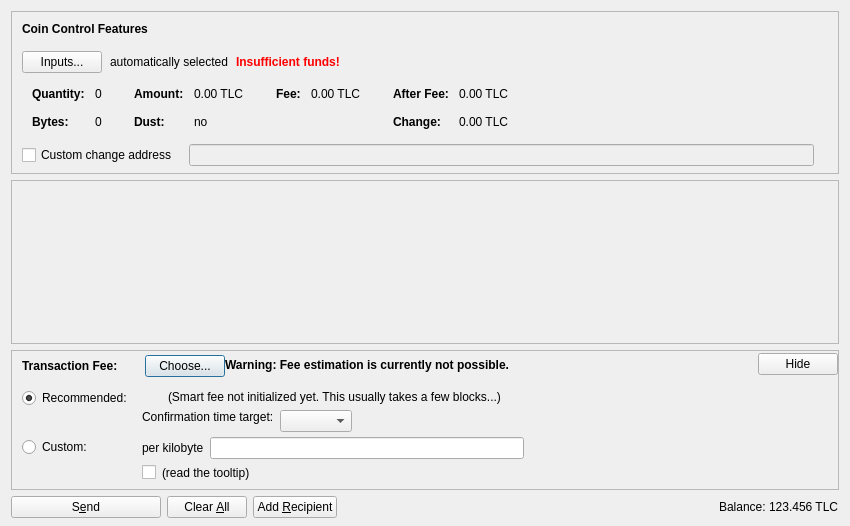
<?xml version="1.0" encoding="UTF-8"?>
<ui version="4.0">
 <class>SendCoinsDialog</class>
 <widget class="QDialog" name="SendCoinsDialog">
  <property name="geometry">
   <rect>
    <x>0</x>
    <y>0</y>
    <width>850</width>
    <height>526</height>
   </rect>
  </property>
  <property name="windowTitle">
   <string>Send Coins</string>
  </property>
  <layout class="QVBoxLayout" name="verticalLayout" stretch="0,1,0,0">
   <property name="bottomMargin">
    <number>8</number>
   </property>
   <item>
    <widget class="QFrame" name="frameCoinControl">
     <property name="sizePolicy">
      <sizepolicy hsizetype="Expanding" vsizetype="Expanding">
       <horstretch>0</horstretch>
       <verstretch>0</verstretch>
      </sizepolicy>
     </property>
     <property name="maximumSize">
      <size>
       <width>16777215</width>
       <height>16777215</height>
      </size>
     </property>
     <property name="frameShape">
      <enum>QFrame::StyledPanel</enum>
     </property>
     <property name="frameShadow">
      <enum>QFrame::Sunken</enum>
     </property>
     <layout class="QVBoxLayout" name="verticalLayoutCoinControl2">
      <property name="spacing">
       <number>0</number>
      </property>
      <property name="leftMargin">
       <number>0</number>
      </property>
      <property name="topMargin">
       <number>0</number>
      </property>
      <property name="rightMargin">
       <number>0</number>
      </property>
      <property name="bottomMargin">
       <number>6</number>
      </property>
      <item>
       <layout class="QVBoxLayout" name="verticalLayoutCoinControl" stretch="0,0,0,0,1">
        <property name="spacing">
         <number>0</number>
        </property>
        <property name="leftMargin">
         <number>10</number>
        </property>
        <property name="topMargin">
         <number>10</number>
        </property>
        <item>
         <layout class="QHBoxLayout" name="horizontalLayoutCoinControl1">
          <property name="bottomMargin">
           <number>15</number>
          </property>
          <item>
           <widget class="QLabel" name="labelCoinControlFeatures">
            <property name="sizePolicy">
             <sizepolicy hsizetype="Preferred" vsizetype="Maximum">
              <horstretch>0</horstretch>
              <verstretch>0</verstretch>
             </sizepolicy>
            </property>
            <property name="font">
             <font>
              <weight>75</weight>
              <bold>true</bold>
             </font>
            </property>
            <property name="styleSheet">
             <string notr="true">font-weight:bold;</string>
            </property>
            <property name="text">
             <string>Coin Control Features</string>
            </property>
           </widget>
          </item>
         </layout>
        </item>
        <item>
         <layout class="QHBoxLayout" name="horizontalLayoutCoinControl2" stretch="0,0,0,0">
          <property name="spacing">
           <number>8</number>
          </property>
          <property name="bottomMargin">
           <number>10</number>
          </property>
          <item>
           <widget class="QPushButton" name="pushButtonCoinControl">
            <property name="styleSheet">
             <string notr="true"/>
            </property>
            <property name="text">
             <string>Inputs...</string>
            </property>
            <property name="autoDefault">
             <bool>false</bool>
            </property>
           </widget>
          </item>
          <item>
           <widget class="QLabel" name="labelCoinControlAutomaticallySelected">
            <property name="text">
             <string>automatically selected</string>
            </property>
            <property name="margin">
             <number>5</number>
            </property>
           </widget>
          </item>
          <item>
           <widget class="QLabel" name="labelCoinControlInsuffFunds">
            <property name="font">
             <font>
              <weight>75</weight>
              <bold>true</bold>
             </font>
            </property>
            <property name="styleSheet">
             <string notr="true">color:red;font-weight:bold;</string>
            </property>
            <property name="text">
             <string>Insufficient funds!</string>
            </property>
            <property name="margin">
             <number>5</number>
            </property>
           </widget>
          </item>
          <item>
           <spacer name="horizontalSpacerCoinControl">
            <property name="orientation">
             <enum>Qt::Horizontal</enum>
            </property>
            <property name="sizeHint" stdset="0">
             <size>
              <width>40</width>
              <height>1</height>
             </size>
            </property>
           </spacer>
          </item>
         </layout>
        </item>
        <item>
         <widget class="QWidget" name="widgetCoinControl" native="true">
          <property name="sizePolicy">
           <sizepolicy hsizetype="Preferred" vsizetype="Preferred">
            <horstretch>0</horstretch>
            <verstretch>0</verstretch>
           </sizepolicy>
          </property>
          <property name="minimumSize">
           <size>
            <width>0</width>
            <height>0</height>
           </size>
          </property>
          <property name="styleSheet">
           <string notr="true"/>
          </property>
          <layout class="QHBoxLayout" name="horizontalLayoutCoinControl5">
           <property name="leftMargin">
            <number>0</number>
           </property>
           <property name="topMargin">
            <number>0</number>
           </property>
           <property name="rightMargin">
            <number>0</number>
           </property>
           <property name="bottomMargin">
            <number>0</number>
           </property>
           <item>
            <layout class="QHBoxLayout" name="horizontalLayoutCoinControl3" stretch="0,0,0,1">
             <property name="spacing">
              <number>20</number>
             </property>
             <property name="topMargin">
              <number>0</number>
             </property>
             <property name="bottomMargin">
              <number>10</number>
             </property>
             <item>
              <layout class="QFormLayout" name="formLayoutCoinControl1">
               <property name="horizontalSpacing">
                <number>10</number>
               </property>
               <property name="verticalSpacing">
                <number>14</number>
               </property>
               <property name="leftMargin">
                <number>10</number>
               </property>
               <property name="topMargin">
                <number>4</number>
               </property>
               <property name="rightMargin">
                <number>6</number>
               </property>
               <item row="0" column="0">
                <widget class="QLabel" name="labelCoinControlQuantityText">
                 <property name="font">
                  <font>
                   <weight>75</weight>
                   <bold>true</bold>
                  </font>
                 </property>
                 <property name="text">
                  <string>Quantity:</string>
                 </property>
                 <property name="margin">
                  <number>0</number>
                 </property>
                </widget>
               </item>
               <item row="0" column="1">
                <widget class="QLabel" name="labelCoinControlQuantity">
                 <property name="cursor">
                  <cursorShape>IBeamCursor</cursorShape>
                 </property>
                 <property name="contextMenuPolicy">
                  <enum>Qt::ActionsContextMenu</enum>
                 </property>
                 <property name="text">
                  <string notr="true">0</string>
                 </property>
                 <property name="margin">
                  <number>0</number>
                 </property>
                 <property name="textInteractionFlags">
                  <set>Qt::LinksAccessibleByMouse|Qt::TextSelectableByKeyboard|Qt::TextSelectableByMouse</set>
                 </property>
                </widget>
               </item>
               <item row="1" column="0">
                <widget class="QLabel" name="labelCoinControlBytesText">
                 <property name="font">
                  <font>
                   <weight>75</weight>
                   <bold>true</bold>
                  </font>
                 </property>
                 <property name="text">
                  <string>Bytes:</string>
                 </property>
                </widget>
               </item>
               <item row="1" column="1">
                <widget class="QLabel" name="labelCoinControlBytes">
                 <property name="cursor">
                  <cursorShape>IBeamCursor</cursorShape>
                 </property>
                 <property name="contextMenuPolicy">
                  <enum>Qt::ActionsContextMenu</enum>
                 </property>
                 <property name="text">
                  <string notr="true">0</string>
                 </property>
                 <property name="textInteractionFlags">
                  <set>Qt::LinksAccessibleByMouse|Qt::TextSelectableByKeyboard|Qt::TextSelectableByMouse</set>
                 </property>
                </widget>
               </item>
              </layout>
             </item>
             <item>
              <layout class="QFormLayout" name="formLayoutCoinControl2">
               <property name="horizontalSpacing">
                <number>10</number>
               </property>
               <property name="verticalSpacing">
                <number>14</number>
               </property>
               <property name="leftMargin">
                <number>6</number>
               </property>
               <property name="topMargin">
                <number>4</number>
               </property>
               <property name="rightMargin">
                <number>6</number>
               </property>
               <item row="0" column="0">
                <widget class="QLabel" name="labelCoinControlAmountText">
                 <property name="font">
                  <font>
                   <weight>75</weight>
                   <bold>true</bold>
                  </font>
                 </property>
                 <property name="text">
                  <string>Amount:</string>
                 </property>
                 <property name="margin">
                  <number>0</number>
                 </property>
                </widget>
               </item>
               <item row="0" column="1">
                <widget class="QLabel" name="labelCoinControlAmount">
                 <property name="cursor">
                  <cursorShape>IBeamCursor</cursorShape>
                 </property>
                 <property name="contextMenuPolicy">
                  <enum>Qt::ActionsContextMenu</enum>
                 </property>
                 <property name="text">
                  <string notr="true">0.00 TLC</string>
                 </property>
                 <property name="textInteractionFlags">
                  <set>Qt::LinksAccessibleByMouse|Qt::TextSelectableByKeyboard|Qt::TextSelectableByMouse</set>
                 </property>
                </widget>
               </item>
               <item row="1" column="0">
                <widget class="QLabel" name="labelCoinControlLowOutputText">
                 <property name="font">
                  <font>
                   <weight>75</weight>
                   <bold>true</bold>
                  </font>
                 </property>
                 <property name="text">
                  <string>Dust:</string>
                 </property>
                </widget>
               </item>
               <item row="1" column="1">
                <widget class="QLabel" name="labelCoinControlLowOutput">
                 <property name="cursor">
                  <cursorShape>IBeamCursor</cursorShape>
                 </property>
                 <property name="contextMenuPolicy">
                  <enum>Qt::ActionsContextMenu</enum>
                 </property>
                 <property name="text">
                  <string notr="true">no</string>
                 </property>
                 <property name="textInteractionFlags">
                  <set>Qt::LinksAccessibleByMouse|Qt::TextSelectableByKeyboard|Qt::TextSelectableByMouse</set>
                 </property>
                </widget>
               </item>
              </layout>
             </item>
             <item>
              <layout class="QFormLayout" name="formLayoutCoinControl3">
               <property name="horizontalSpacing">
                <number>10</number>
               </property>
               <property name="verticalSpacing">
                <number>14</number>
               </property>
               <property name="leftMargin">
                <number>6</number>
               </property>
               <property name="topMargin">
                <number>4</number>
               </property>
               <property name="rightMargin">
                <number>6</number>
               </property>
               <item row="0" column="0">
                <widget class="QLabel" name="labelCoinControlFeeText">
                 <property name="font">
                  <font>
                   <weight>75</weight>
                   <bold>true</bold>
                  </font>
                 </property>
                 <property name="text">
                  <string>Fee:</string>
                 </property>
                 <property name="margin">
                  <number>0</number>
                 </property>
                </widget>
               </item>
               <item row="0" column="1">
                <widget class="QLabel" name="labelCoinControlFee">
                 <property name="cursor">
                  <cursorShape>IBeamCursor</cursorShape>
                 </property>
                 <property name="contextMenuPolicy">
                  <enum>Qt::ActionsContextMenu</enum>
                 </property>
                 <property name="text">
                  <string notr="true">0.00 TLC</string>
                 </property>
                 <property name="textInteractionFlags">
                  <set>Qt::LinksAccessibleByMouse|Qt::TextSelectableByKeyboard|Qt::TextSelectableByMouse</set>
                 </property>
                </widget>
               </item>
              </layout>
             </item>
             <item>
              <layout class="QFormLayout" name="formLayoutCoinControl4">
               <property name="horizontalSpacing">
                <number>10</number>
               </property>
               <property name="verticalSpacing">
                <number>14</number>
               </property>
               <property name="leftMargin">
                <number>6</number>
               </property>
               <property name="topMargin">
                <number>4</number>
               </property>
               <property name="rightMargin">
                <number>6</number>
               </property>
               <item row="0" column="0">
                <widget class="QLabel" name="labelCoinControlAfterFeeText">
                 <property name="font">
                  <font>
                   <weight>75</weight>
                   <bold>true</bold>
                  </font>
                 </property>
                 <property name="text">
                  <string>After Fee:</string>
                 </property>
                 <property name="margin">
                  <number>0</number>
                 </property>
                </widget>
               </item>
               <item row="0" column="1">
                <widget class="QLabel" name="labelCoinControlAfterFee">
                 <property name="cursor">
                  <cursorShape>IBeamCursor</cursorShape>
                 </property>
                 <property name="contextMenuPolicy">
                  <enum>Qt::ActionsContextMenu</enum>
                 </property>
                 <property name="text">
                  <string notr="true">0.00 TLC</string>
                 </property>
                 <property name="textInteractionFlags">
                  <set>Qt::LinksAccessibleByMouse|Qt::TextSelectableByKeyboard|Qt::TextSelectableByMouse</set>
                 </property>
                </widget>
               </item>
               <item row="1" column="0">
                <widget class="QLabel" name="labelCoinControlChangeText">
                 <property name="font">
                  <font>
                   <weight>75</weight>
                   <bold>true</bold>
                  </font>
                 </property>
                 <property name="text">
                  <string>Change:</string>
                 </property>
                </widget>
               </item>
               <item row="1" column="1">
                <widget class="QLabel" name="labelCoinControlChange">
                 <property name="cursor">
                  <cursorShape>IBeamCursor</cursorShape>
                 </property>
                 <property name="contextMenuPolicy">
                  <enum>Qt::ActionsContextMenu</enum>
                 </property>
                 <property name="text">
                  <string notr="true">0.00 TLC</string>
                 </property>
                 <property name="textInteractionFlags">
                  <set>Qt::LinksAccessibleByMouse|Qt::TextSelectableByKeyboard|Qt::TextSelectableByMouse</set>
                 </property>
                </widget>
               </item>
              </layout>
             </item>
            </layout>
           </item>
          </layout>
         </widget>
        </item>
        <item>
         <layout class="QHBoxLayout" name="horizontalLayoutCoinControl4" stretch="0,0,0">
          <property name="spacing">
           <number>12</number>
          </property>
          <property name="sizeConstraint">
           <enum>QLayout::SetDefaultConstraint</enum>
          </property>
          <property name="topMargin">
           <number>5</number>
          </property>
          <property name="rightMargin">
           <number>5</number>
          </property>
          <item>
           <widget class="QCheckBox" name="checkBoxCoinControlChange">
            <property name="toolTip">
             <string>If this is activated, but the change address is empty or invalid, change will be sent to a newly generated address.</string>
            </property>
            <property name="text">
             <string>Custom change address</string>
            </property>
           </widget>
          </item>
          <item>
           <widget class="QValidatedLineEdit" name="lineEditCoinControlChange">
            <property name="enabled">
             <bool>false</bool>
            </property>
            <property name="sizePolicy">
             <sizepolicy hsizetype="Expanding" vsizetype="Fixed">
              <horstretch>0</horstretch>
              <verstretch>0</verstretch>
             </sizepolicy>
            </property>
           </widget>
          </item>
          <item>
           <widget class="QLabel" name="labelCoinControlChangeLabel">
            <property name="sizePolicy">
             <sizepolicy hsizetype="Preferred" vsizetype="Expanding">
              <horstretch>0</horstretch>
              <verstretch>0</verstretch>
             </sizepolicy>
            </property>
            <property name="minimumSize">
             <size>
              <width>0</width>
              <height>0</height>
             </size>
            </property>
            <property name="text">
             <string/>
            </property>
            <property name="margin">
             <number>3</number>
            </property>
           </widget>
          </item>
         </layout>
        </item>
        <item>
         <spacer name="verticalSpacerCoinControl">
          <property name="orientation">
           <enum>Qt::Vertical</enum>
          </property>
          <property name="sizeHint" stdset="0">
           <size>
            <width>800</width>
            <height>1</height>
           </size>
          </property>
         </spacer>
        </item>
       </layout>
      </item>
     </layout>
    </widget>
   </item>
   <item>
    <widget class="QScrollArea" name="scrollArea">
     <property name="widgetResizable">
      <bool>true</bool>
     </property>
     <widget class="QWidget" name="scrollAreaWidgetContents">
      <property name="geometry">
       <rect>
        <x>0</x>
        <y>0</y>
        <width>830</width>
        <height>104</height>
       </rect>
      </property>
      <layout class="QVBoxLayout" name="verticalLayout_2" stretch="0,1">
       <property name="leftMargin">
        <number>0</number>
       </property>
       <property name="topMargin">
        <number>0</number>
       </property>
       <property name="rightMargin">
        <number>0</number>
       </property>
       <property name="bottomMargin">
        <number>0</number>
       </property>
       <item>
        <layout class="QVBoxLayout" name="entries">
         <property name="spacing">
          <number>6</number>
         </property>
        </layout>
       </item>
       <item>
        <spacer name="verticalSpacer">
         <property name="orientation">
          <enum>Qt::Vertical</enum>
         </property>
         <property name="sizeHint" stdset="0">
          <size>
           <width>20</width>
           <height>40</height>
          </size>
         </property>
        </spacer>
       </item>
      </layout>
     </widget>
    </widget>
   </item>
   <item>
    <widget class="QFrame" name="frameFee">
     <property name="sizePolicy">
      <sizepolicy hsizetype="Expanding" vsizetype="Expanding">
       <horstretch>0</horstretch>
       <verstretch>0</verstretch>
      </sizepolicy>
     </property>
     <property name="maximumSize">
      <size>
       <width>16777215</width>
       <height>16777215</height>
      </size>
     </property>
     <property name="frameShape">
      <enum>QFrame::StyledPanel</enum>
     </property>
     <property name="frameShadow">
      <enum>QFrame::Sunken</enum>
     </property>
     <layout class="QVBoxLayout" name="verticalLayoutFee1">
      <property name="spacing">
       <number>0</number>
      </property>
      <property name="leftMargin">
       <number>0</number>
      </property>
      <property name="topMargin">
       <number>0</number>
      </property>
      <property name="rightMargin">
       <number>0</number>
      </property>
      <property name="bottomMargin">
       <number>0</number>
      </property>
      <item>
       <layout class="QVBoxLayout" name="verticalLayoutFee2" stretch="0,0,0">
        <property name="spacing">
         <number>0</number>
        </property>
        <property name="leftMargin">
         <number>10</number>
        </property>
        <property name="topMargin">
         <number>0</number>
        </property>
        <item>
         <layout class="QHBoxLayout" name="horizontalLayoutFee1">
          <property name="bottomMargin">
           <number>0</number>
          </property>
          <item>
           <layout class="QVBoxLayout" name="verticalLayoutFee7">
            <property name="spacing">
             <number>0</number>
            </property>
            <item>
             <spacer name="verticalSpacerSmartFee">
              <property name="orientation">
               <enum>Qt::Vertical</enum>
              </property>
              <property name="sizeType">
               <enum>QSizePolicy::Fixed</enum>
              </property>
              <property name="sizeHint" stdset="0">
               <size>
                <width>1</width>
                <height>4</height>
               </size>
              </property>
             </spacer>
            </item>
            <item>
             <layout class="QHBoxLayout" name="horizontalLayoutSmartFee">
              <property name="spacing">
               <number>10</number>
              </property>
              <item>
               <widget class="QLabel" name="labelFeeHeadline">
                <property name="sizePolicy">
                 <sizepolicy hsizetype="Preferred" vsizetype="Maximum">
                  <horstretch>0</horstretch>
                  <verstretch>0</verstretch>
                 </sizepolicy>
                </property>
                <property name="font">
                 <font>
                  <weight>75</weight>
                  <bold>true</bold>
                 </font>
                </property>
                <property name="styleSheet">
                 <string notr="true">font-weight:bold;</string>
                </property>
                <property name="text">
                 <string>Transaction Fee:</string>
                </property>
               </widget>
              </item>
              <item>
               <widget class="QLabel" name="labelFeeMinimized">
                <property name="text">
                 <string/>
                </property>
               </widget>
              </item>
              <item>
               <widget class="QPushButton" name="buttonChooseFee">
                <property name="text">
                 <string>Choose...</string>
                </property>
               </widget>
              </item>
             </layout>
            </item>
            <item>
             <spacer name="verticalSpacer_5">
              <property name="orientation">
               <enum>Qt::Vertical</enum>
              </property>
              <property name="sizeHint" stdset="0">
               <size>
                <width>1</width>
                <height>1</height>
               </size>
              </property>
             </spacer>
            </item>
           </layout>
          </item>
          <item>
           <widget class="QLabel" name="fallbackFeeWarningLabel">
            <property name="toolTip">
             <string>Using the fallbackfee can result in sending a transaction that will take several hours or days (or never) to confirm. Consider choosing your fee manually or wait until you have validated the complete chain.</string>
            </property>
            <property name="font">
            <font>
                <weight>75</weight>
                <bold>true</bold>
            </font>
            </property>
            <property name="text">
             <string>Warning: Fee estimation is currently not possible.</string>
            </property>
            <property name="wordWrap">
             <bool>false</bool>
            </property>
           </widget>
          </item>
          <item>
           <spacer name="horizontalSpacer_4">
            <property name="orientation">
             <enum>Qt::Horizontal</enum>
            </property>
            <property name="sizeType">
             <enum>QSizePolicy::MinimumExpanding</enum>
            </property>
            <property name="sizeHint" stdset="0">
             <size>
              <width>40</width>
              <height>20</height>
             </size>
            </property>
           </spacer>
          </item>
          <item>
           <widget class="QPushButton" name="buttonMinimizeFee">
            <property name="toolTip">
             <string>collapse fee-settings</string>
            </property>
            <property name="text">
             <string>Hide</string>
            </property>
           </widget>
          </item>
         </layout>
        </item>
        <item>
         <widget class="QFrame" name="frameFeeSelection">
          <layout class="QVBoxLayout" name="verticalLayoutFee12">
           <property name="spacing">
            <number>0</number>
           </property>
           <property name="leftMargin">
            <number>0</number>
           </property>
           <property name="topMargin">
            <number>0</number>
           </property>
           <property name="rightMargin">
            <number>0</number>
           </property>
           <property name="bottomMargin">
            <number>0</number>
           </property>
           <item>
            <layout class="QGridLayout" name="gridLayoutFee">
             <property name="topMargin">
              <number>10</number>
             </property>
             <property name="bottomMargin">
              <number>4</number>
             </property>
             <property name="horizontalSpacing">
              <number>10</number>
             </property>
             <property name="verticalSpacing">
              <number>4</number>
             </property>
             <item row="1" column="1">
              <layout class="QVBoxLayout" name="verticalLayoutFee8">
               <property name="spacing">
                <number>6</number>
               </property>
               <item>
                <layout class="QHBoxLayout" name="horizontalLayoutFee13">
                 <item>
                  <widget class="QLabel" name="labelCustomPerKilobyte">
                   <property name="toolTip">
                    <string>If the custom fee is set to 1000 satoshis and the transaction is only 250 bytes, then &quot;per kilobyte&quot; only pays 250 satoshis in fee, while &quot;total at least&quot; pays 1000 satoshis. For transactions bigger than a kilobyte both pay by kilobyte.</string>
                   </property>
                   <property name="text">
                    <string>per kilobyte</string>
                   </property>
                  </widget>
                 </item>
                 <item>
                  <widget class="BitcoinAmountField" name="customFee"/>
                 </item>
                 <item>
                  <spacer name="horizontalSpacer_6">
                   <property name="orientation">
                    <enum>Qt::Horizontal</enum>
                   </property>
                   <property name="sizeHint" stdset="0">
                    <size>
                     <width>1</width>
                     <height>1</height>
                    </size>
                   </property>
                  </spacer>
                 </item>
                </layout>
               </item>
               <item>
                <layout class="QHBoxLayout" name="horizontalLayoutFee8">
                 <item>
                  <widget class="QCheckBox" name="checkBoxMinimumFee">
                   <property name="toolTip">
                    <string>Paying only the minimum fee is just fine as long as there is less transaction volume than space in the blocks. But be aware that this can end up in a never confirming transaction once there is more demand for tubaclecoin transactions than the network can process.</string>
                   </property>
                   <property name="text">
                    <string/>
                   </property>
                  </widget>
                 </item>
                 <item>
                  <widget class="QLabel" name="labelMinFeeWarning">
                   <property name="enabled">
                    <bool>true</bool>
                   </property>
                   <property name="toolTip">
                    <string>Paying only the minimum fee is just fine as long as there is less transaction volume than space in the blocks. But be aware that this can end up in a never confirming transaction once there is more demand for tubaclecoin transactions than the network can process.</string>
                   </property>
                   <property name="text">
                    <string>(read the tooltip)</string>
                   </property>
                   <property name="margin">
                    <number>5</number>
                   </property>
                  </widget>
                 </item>
                 <item>
                  <spacer name="horizontalSpacer_2">
                   <property name="orientation">
                    <enum>Qt::Horizontal</enum>
                   </property>
                   <property name="sizeHint" stdset="0">
                    <size>
                     <width>1</width>
                     <height>1</height>
                    </size>
                   </property>
                  </spacer>
                 </item>
                </layout>
               </item>
              </layout>
             </item>
             <item row="0" column="0">
              <layout class="QVBoxLayout" name="verticalLayoutFee4" stretch="0,1">
               <item>
                <widget class="QRadioButton" name="radioSmartFee">
                 <property name="text">
                  <string>Recommended:</string>
                 </property>
                 <property name="checked">
                  <bool>true</bool>
                 </property>
                 <attribute name="buttonGroup">
                  <string notr="true">groupFee</string>
                 </attribute>
                </widget>
               </item>
               <item>
                <spacer name="verticalSpacer_2">
                 <property name="orientation">
                  <enum>Qt::Vertical</enum>
                 </property>
                 <property name="sizeHint" stdset="0">
                  <size>
                   <width>1</width>
                   <height>1</height>
                  </size>
                 </property>
                </spacer>
               </item>
              </layout>
             </item>
             <item row="1" column="0">
              <layout class="QVBoxLayout" name="verticalLayoutFee9" stretch="0,1">
               <item>
                <widget class="QRadioButton" name="radioCustomFee">
                 <property name="text">
                  <string>Custom:</string>
                 </property>
                 <attribute name="buttonGroup">
                  <string notr="true">groupFee</string>
                 </attribute>
                </widget>
               </item>
               <item>
                <spacer name="verticalSpacer_6">
                 <property name="orientation">
                  <enum>Qt::Vertical</enum>
                 </property>
                 <property name="sizeHint" stdset="0">
                  <size>
                   <width>1</width>
                   <height>1</height>
                  </size>
                 </property>
                </spacer>
               </item>
              </layout>
             </item>
             <item row="0" column="1">
              <layout class="QVBoxLayout" name="verticalLayoutFee3" stretch="0,0,1">
               <property name="spacing">
                <number>6</number>
               </property>
               <property name="topMargin">
                <number>2</number>
               </property>
               <item>
                <layout class="QHBoxLayout" name="horizontalLayoutFee12">
                 <item>
                  <widget class="QLabel" name="labelSmartFee">
                   <property name="text">
                    <string/>
                   </property>
                   <property name="margin">
                    <number>2</number>
                   </property>
                  </widget>
                 </item>
                 <item>
                  <widget class="QLabel" name="labelFeeEstimation">
                   <property name="text">
                    <string/>
                   </property>
                  </widget>
                 </item>
                 <item>
                  <widget class="QLabel" name="labelSmartFee2">
                   <property name="text">
                    <string>(Smart fee not initialized yet. This usually takes a few blocks...)</string>
                   </property>
                   <property name="margin">
                    <number>2</number>
                   </property>
                  </widget>
                 </item>
                 <item>
                  <spacer name="horizontalSpacer_5">
                   <property name="orientation">
                    <enum>Qt::Horizontal</enum>
                   </property>
                   <property name="sizeHint" stdset="0">
                    <size>
                     <width>1</width>
                     <height>1</height>
                    </size>
                   </property>
                  </spacer>
                 </item>
                </layout>
               </item>
               <item>
                <layout class="QHBoxLayout" name="horizontalLayoutFee9">
                 <item>
                  <layout class="QVBoxLayout" name="verticalLayoutFee6">
                   <item>
                    <widget class="QLabel" name="labelSmartFee3">
                     <property name="text">
                      <string>Confirmation time target:</string>
                     </property>
                     <property name="margin">
                      <number>2</number>
                     </property>
                    </widget>
                   </item>
                   <item>
                    <spacer name="verticalSpacer_3">
                     <property name="orientation">
                      <enum>Qt::Vertical</enum>
                     </property>
                     <property name="sizeHint" stdset="0">
                      <size>
                       <width>1</width>
                       <height>1</height>
                      </size>
                     </property>
                    </spacer>
                   </item>
                  </layout>
                 </item>
                 <item>
                  <layout class="QVBoxLayout" name="verticalLayoutFee5">
                   <property name="rightMargin">
                    <number>30</number>
                   </property>
                   <item>
                    <layout class="QHBoxLayout" name="horizontalLayoutConfTarget">
                     <property name="bottomMargin">
                      <number>0</number>
                     </property>
                     <item>
                      <widget class="QComboBox" name="confTargetSelector"/>
                     </item>
                     <item>
                      <spacer name="horizontalSpacerConfTarget">
                       <property name="orientation">
                        <enum>Qt::Horizontal</enum>
                       </property>
                       <property name="sizeHint" stdset="0">
                        <size>
                         <width>40</width>
                         <height>20</height>
                        </size>
                       </property>
                      </spacer>
                     </item>
                    </layout>
                   </item>
                  </layout>
                 </item>
                </layout>
               </item>
               <item>
                <spacer name="verticalSpacer_4">
                 <property name="orientation">
                  <enum>Qt::Vertical</enum>
                 </property>
                 <property name="sizeHint" stdset="0">
                  <size>
                   <width>1</width>
                   <height>1</height>
                  </size>
                 </property>
                </spacer>
               </item>
              </layout>
             </item>
            </layout>
           </item>
          </layout>
         </widget>
        </item>
        <item>
         <spacer name="verticalSpacerFee">
          <property name="orientation">
           <enum>Qt::Vertical</enum>
          </property>
          <property name="sizeHint" stdset="0">
           <size>
            <width>40</width>
            <height>5</height>
           </size>
          </property>
         </spacer>
        </item>
       </layout>
      </item>
     </layout>
    </widget>
   </item>
   <item>
    <layout class="QHBoxLayout" name="horizontalLayout">
     <item>
      <widget class="QPushButton" name="sendButton">
       <property name="minimumSize">
        <size>
         <width>150</width>
         <height>0</height>
        </size>
       </property>
       <property name="toolTip">
        <string>Confirm the send action</string>
       </property>
       <property name="text">
        <string>S&amp;end</string>
       </property>
       <property name="icon">
        <iconset resource="../bitcoin.qrc">
         <normaloff>:/icons/send</normaloff>:/icons/send</iconset>
       </property>
       <property name="autoDefault">
        <bool>false</bool>
       </property>
       <property name="default">
        <bool>false</bool>
       </property>
      </widget>
     </item>
     <item>
      <widget class="QPushButton" name="clearButton">
       <property name="sizePolicy">
        <sizepolicy hsizetype="Minimum" vsizetype="Fixed">
         <horstretch>0</horstretch>
         <verstretch>0</verstretch>
        </sizepolicy>
       </property>
       <property name="toolTip">
        <string>Clear all fields of the form.</string>
       </property>
       <property name="text">
        <string>Clear &amp;All</string>
       </property>
       <property name="icon">
        <iconset resource="../bitcoin.qrc">
         <normaloff>:/icons/remove</normaloff>:/icons/remove</iconset>
       </property>
       <property name="autoDefault">
        <bool>false</bool>
       </property>
      </widget>
     </item>
     <item>
      <widget class="QPushButton" name="addButton">
       <property name="toolTip">
        <string>Send to multiple recipients at once</string>
       </property>
       <property name="text">
        <string>Add &amp;Recipient</string>
       </property>
       <property name="icon">
        <iconset resource="../bitcoin.qrc">
         <normaloff>:/icons/add</normaloff>:/icons/add</iconset>
       </property>
       <property name="autoDefault">
        <bool>false</bool>
       </property>
      </widget>
     </item>
     <item>
      <spacer name="horizontalSpacer">
       <property name="orientation">
        <enum>Qt::Horizontal</enum>
       </property>
       <property name="sizeHint" stdset="0">
        <size>
         <width>40</width>
         <height>20</height>
        </size>
       </property>
      </spacer>
     </item>
     <item>
      <layout class="QHBoxLayout" name="horizontalLayout_2">
       <property name="spacing">
        <number>3</number>
       </property>
       <item>
        <widget class="QLabel" name="label">
         <property name="sizePolicy">
          <sizepolicy hsizetype="Preferred" vsizetype="Fixed">
           <horstretch>0</horstretch>
           <verstretch>0</verstretch>
          </sizepolicy>
         </property>
         <property name="text">
          <string>Balance:</string>
         </property>
        </widget>
       </item>
       <item>
        <widget class="QLabel" name="labelBalance">
         <property name="sizePolicy">
          <sizepolicy hsizetype="Preferred" vsizetype="Fixed">
           <horstretch>0</horstretch>
           <verstretch>0</verstretch>
          </sizepolicy>
         </property>
         <property name="cursor">
          <cursorShape>IBeamCursor</cursorShape>
         </property>
         <property name="text">
          <string notr="true">123.456 TLC</string>
         </property>
         <property name="textInteractionFlags">
          <set>Qt::LinksAccessibleByMouse|Qt::TextSelectableByKeyboard|Qt::TextSelectableByMouse</set>
         </property>
        </widget>
       </item>
      </layout>
     </item>
    </layout>
   </item>
  </layout>
 </widget>
 <customwidgets>
  <customwidget>
   <class>QValidatedLineEdit</class>
   <extends>QLineEdit</extends>
   <header>qvalidatedlineedit.h</header>
  </customwidget>
  <customwidget>
   <class>BitcoinAmountField</class>
   <extends>QLineEdit</extends>
   <header>bitcoinamountfield.h</header>
   <container>1</container>
  </customwidget>
 </customwidgets>
 <resources>
  <include location="../bitcoin.qrc"/>
 </resources>
 <connections/>
 <buttongroups>
  <buttongroup name="groupFee"/>
 </buttongroups>
</ui>
